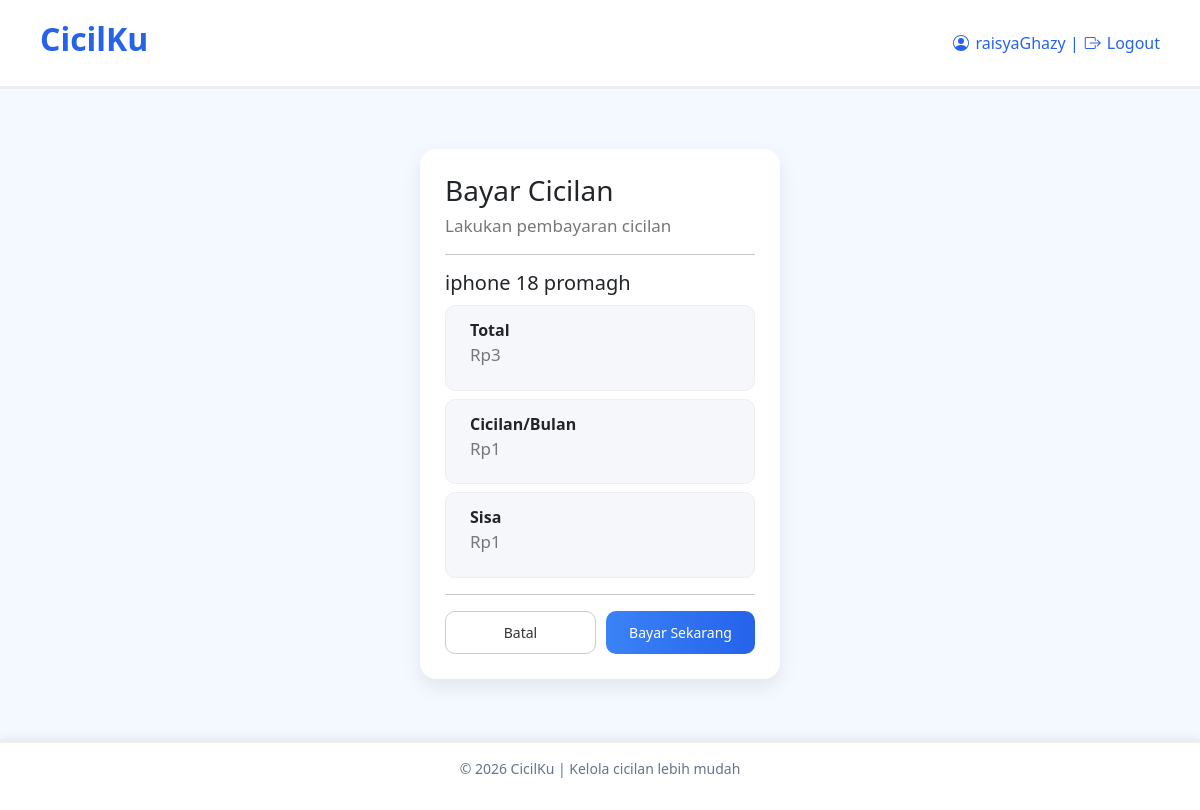
Page /bayar.php?id=15 (signed in) on the earlier database version.
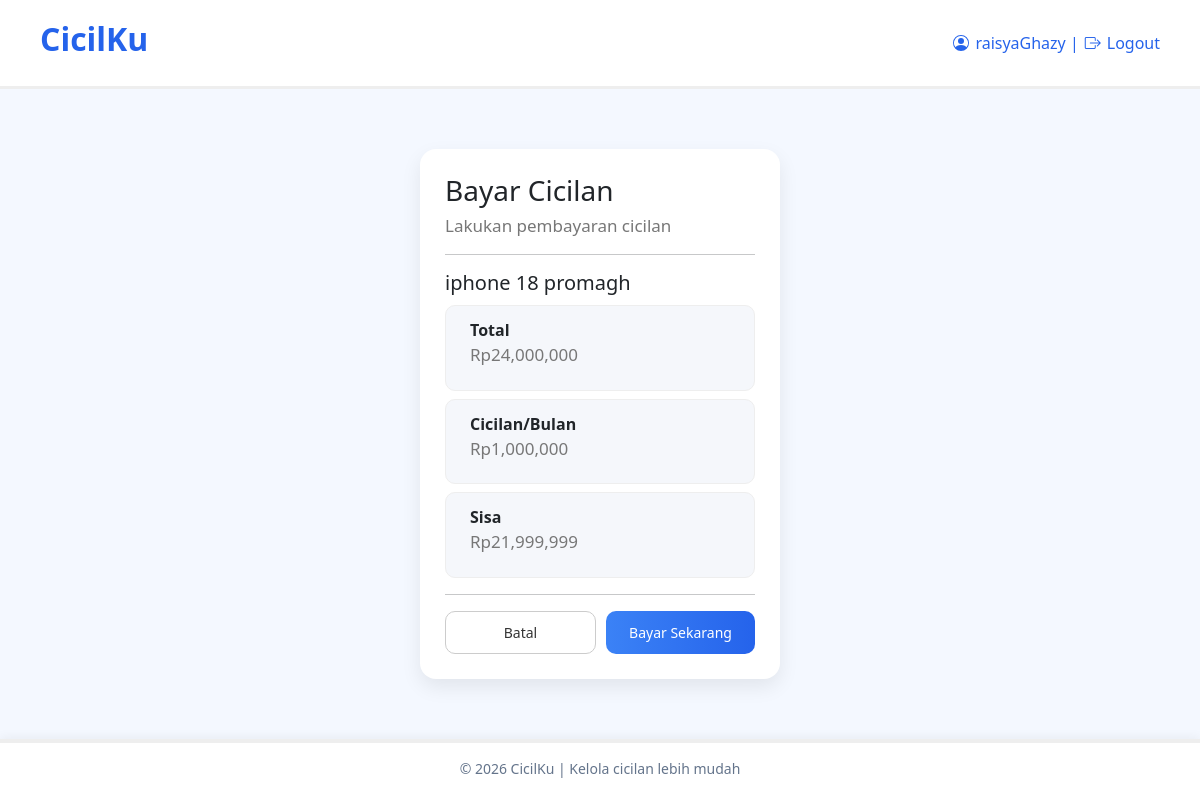
Same page on the later database version.
### tables this page shows
CREATE TABLE `cicilan` (
  `id_cicilan` int(11) NOT NULL,
  `nama_cicilan` varchar(100) DEFAULT NULL,
  `total_harga` int(11) DEFAULT NULL,
  `terbayar` int(11) DEFAULT NULL,
  `sisa_hutang` int(11) DEFAULT NULL,
  `status` varchar(20) DEFAULT NULL,
  `tenor` int(11) DEFAULT NULL,
  `id_user` int(11) DEFAULT NULL
);

### bayar.php (the view, shortened to what this page needs)
<?php
include "koneksi.php";
$id = $_GET['id'];
$query = mysqli_query($koneksi, "SELECT * FROM cicilan WHERE id_cicilan='$id'");
$data = mysqli_fetch_assoc($query);
$cicilan = ($data['tenor']>0) ? $data['total_harga'] / $data['tenor']:0;
if($cicilan > $data['sisa_hutang']) {
    $cicilan = $data['sisa_hutang'];
}
?>
<!DOCTYPE html>
<html lang="en">
<head>
     <link href="https://cdn.jsdelivr.net/npm/bootstrap@5.3.8/dist/css/bootstrap.min.css" rel="stylesheet">
    <link href="https://cdn.jsdelivr.net/npm/bootstrap-icons/font/bootstrap-icons.css" rel="stylesheet">
   <link rel="stylesheet" href="style.css">
</head>
<body>
    <header class="header">
     <h2>CicilKu</h2>
    <div class="logout">
    <div class="logout-link">
   <?php
if(isset($_SESSION['username'])){
    echo $_SESSION['username'];
    ?>
     |
     <a href="logout.php" class="logout-link">
        <i class="bi bi-box-arrow-right"></i> Logout
</a>
     <?php
    } else {
    echo "Guest";
}
?>
</div>
    </header>
 <div class="bayar-card">
            <h3>Bayar Cicilan </h3>
             <p> Lakukan pembayaran cicilan </p>
             <hr>
             <div class="info">
                <h6 class="nama"><?= $data['nama_cicilan'] ?></h6>
                <div class ="row">
                    <span>Total</span>
                    <p>Rp<?= number_format($data['total_harga']) ?></p>
                </div>
                <div class= "row">
                    <span>Cicilan/Bulan</span>
                    <p>Rp<?= number_format($cicilan) ?></p>
                </div>
                <div class= "row">
                    <span>Sisa</span>
                    <p>Rp<?= number_format($data['sisa_hutang']) ?></p>
                </div>
</div>
<hr>
<form method="POST">
    <div class="aksi">
        <a href="dashboard.php" class="batal"> Batal </a>
        <button type="submit" name="bayar" class="bayar-btn">
            Bayar Sekarang
        </button>
</div>
</form>
</div>
<footer class="footer">
    <p> © 2026 CicilKu | Kelola cicilan lebih mudah</p>
</footer>
</body>
</html>

Differences in the rows shown:
changed cicilan "iphone 18 promagh": total_harga "3" → "24,000,000"; cicilan "1" → "1,000,000"; sisa_hutang "1" → "21,999,999"
